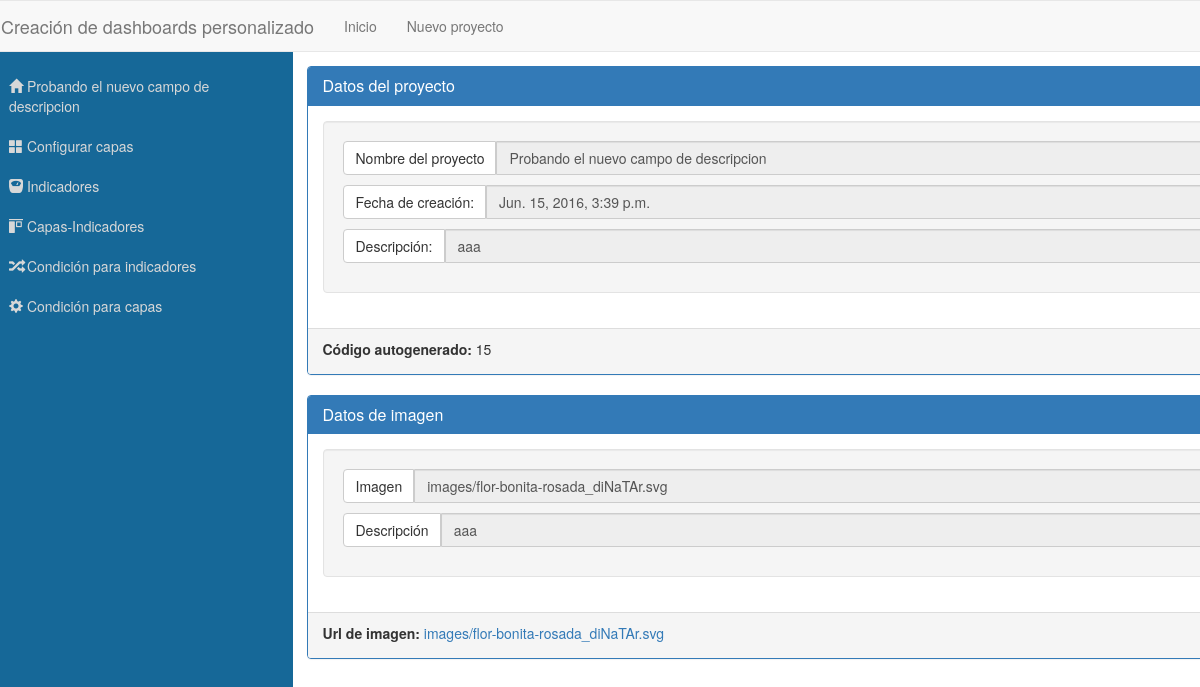
Screenshot of /project/15 with the database file from the repository.
### dashboardConfigApp/models.py (models this page shows, shortened)
class Proyecto(models.Model):
	nombre = models.CharField(max_length=100)
	descripcion = models.CharField(max_length=100, default='')
	fechaCreacion = models.DateTimeField(default=timezone.now)

class Image(models.Model):
	descripcion = models.CharField(max_length=100)
	imagen = models.FileField(upload_to='images/', default='images/none_image.jpg')
	proyecto = models.ForeignKey(Proyecto)

### dashboardConfigApp/views.py (the view)
# urls.py: url(r'^project/(\d+)$', GetInfoProject, name='configProject'),
def GetInfoProject(request, idProject):
	if(request.method == 'GET'):
		project = Proyecto.objects.get(pk = idProject)
		singleImage = Image.objects.get(proyecto__pk = idProject)
		dictionary = {
			'project': project,
			'singleImage': singleImage
		}
		return render(request, "projectInfo.html", dictionary)

### dashboardConfigApp/templates/projectInfo.html
{% extends "configProject.html" %}
{% block project-options %}
	<div class="container-proyect-info">
		<div class="panel panel-primary">
			<div class="panel-heading">
		    	<h3 class="panel-title">Datos del proyecto</h3>
	  		</div>
	  		<div class="panel-body">
		   		<div class="well">
			   		<div class="input-group proyect-detail">
					  <span class="input-group-btn">
					    <label class="btn btn-default">Nombre del proyecto</label>
					  </span>
					  <input type="text" class="form-control" value="{{project.nombre}}" disabled="">
					</div>
					<div class="input-group proyect-detail">
					  <span class="input-group-btn">
					    <label class="btn btn-default">Fecha de creación:</label>
					  </span>
					  <input type="text" class="form-control" value="{{project.fechaCreacion}}" disabled="">
					</div>
					<div class="input-group proyect-detail">
					  <span class="input-group-btn">
					    <label class="btn btn-default">Descripción:</label>
					  </span>
					  <input type="text" class="form-control" value="{{project.descripcion}}" disabled="">
					</div>
		   		</div>
	  		</div>
  			<div class="panel-footer"><label>Código autogenerado:</label>  {{singleImage.proyecto.pk}}</div>
		</div>
		<div class="panel panel-primary">
			<div class="panel-heading">
		    	<h3 class="panel-title">Datos de imagen</h3>
	  		</div>
	  		<div class="panel-body">
		   		<div class="well">
					<div class="input-group proyect-detail">
					  <span class="input-group-btn">
					    <label class="btn btn-default">Imagen</label>
					  </span>
					  <input type="text" class="form-control" value="{{singleImage.imagen}}" disabled="">
					</div>
					<div class="input-group proyect-detail">
					  <span class="input-group-btn">
					    <label class="btn btn-default">Descripción</label>
					  </span>
					  <input type="text" class="form-control" value="{{singleImage.descripcion}}" disabled="">
					</div>
		   		</div>
	  		</div>
  			<div class="panel-footer"><label>Url de imagen:</label>  <a href="{{singleImage.imagen.url}}" target="_blank">{{singleImage.imagen}}</a></div>
		</div>
	</div>
{% endblock project-options %}

### dashboardConfigApp/templates/configProject.html
{% extends "base.html" %}
{% block content %}
		<div class="row row-panel-project">
			<div class="container-panel">
				<div class="col-lg-3 panel-project">
					<nav>
						<ul>
							<li><a href="{% url 'configProject' project.pk %}"><span class="glyphicon glyphicon-home"></span> {{project.nombre}}</a></li>
							<li><a href="{% url 'layers' project.pk %}"><span class="glyphicon glyphicon-th-large"></span> Configurar capas</a></li>
							<li><a href=""><span class="glyphicon glyphicon-scale"></span> Indicadores</a></li>
							<li><a href=""><span class="glyphicon glyphicon-object-align-top"></span> Capas-Indicadores</a></li>
							<li><a href=""><span class="glyphicon glyphicon-random"></span> Condición para indicadores</a></li>
							<li><a href=""><span class="glyphicon glyphicon-cog"></span> Condición para capas</a></li>
						</ul>
					</nav>
				</div>
				<div class="col-lg-9 panel_selected">
					{% block project-options %}
					{% endblock project-options %}
				</div>
			</div>
		</div>
{% endblock content %}

### dashboardConfigApp/static/css/new_project.css (style rules this page uses)
.row-panel-project { height:100vh;display:flex }
.row-panel-project .container-panel { flex:1;display:flex }
.row-panel-project .container-panel .panel-project,.row-panel-project .container-panel .panel_selected { overflow-y:auto;padding:1em }
.row-panel-project .container-panel .panel_selected .container-proyect-info .panel { width:1000px }
.row-panel-project .container-panel .panel_selected .container-proyect-info .panel .panel-body .well .proyect-detail { margin-bottom:10px }
.row-panel-project .container-panel .panel-project { background:#166898 }
.row-panel-project .container-panel .panel-project nav ul { margin-left:0;padding-left:0 }
.row-panel-project .container-panel .panel-project nav ul li { list-style:none;padding:10px }
.row-panel-project .container-panel .panel-project nav ul li a { text-decoration:none;margin:0;display:block;width:100%;height:100%;color:#d8d8d8 }

### rows the page displays
Proyecto: nombre "Probando el nuevo campo de descripcion", fechaCreacion "Jun. 15, 2016, 3:39 p.m.", descripcion "aaa"
Image: proyecto.pk "15", imagen "images/flor-bonita-rosada_diNaTAr.svg", descripcion "aaa"
